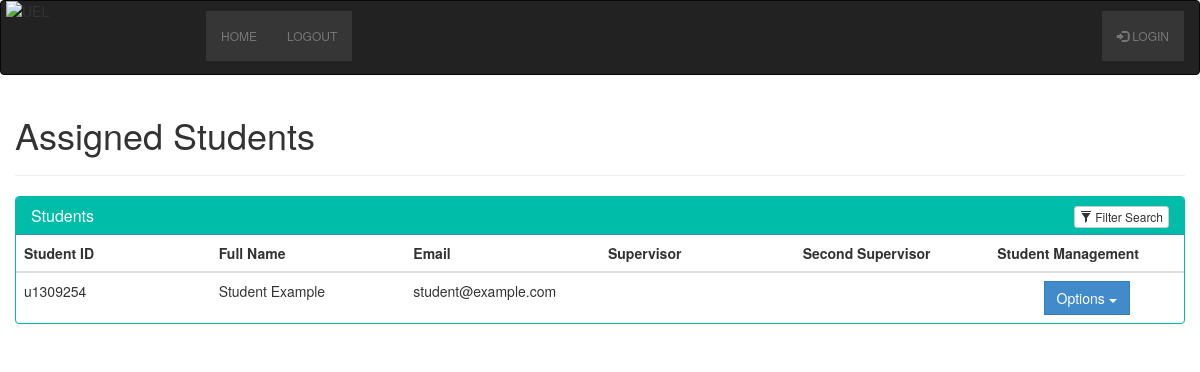
/assessment/admin/students-view.php, run on the app's committed database.
### tables this page shows
CREATE TABLE `users` (
  `id` varchar(8) NOT NULL,
  `name` varchar(25) NOT NULL,
  `surname` varchar(25) NOT NULL,
  `email` varchar(100) NOT NULL,
  `username` varchar(10) NOT NULL,
  `password` varchar(10) NOT NULL,
  `rank` varchar(15) NOT NULL,
  `level` int(1) NOT NULL,
  PRIMARY KEY  (`id`)
);

### assessment/admin/students-view.php (the view, shortened to what this page needs)
<!DOCTYPE html>
<html>
  <?php
    include "../includes/header.php";
    include "../includes/admin-navbar.php";
    include "../db_handler.php";
  ?>
  <link rel="stylesheet" href="https://maxcdn.bootstrapcdn.com/bootstrap/3.3.7/css/bootstrap.min.css">
<head>
    <link rel="stylesheet" type="text/css" href="bootstrap/css/bootstrap.min.css"/>
</head>
<body>
<div class="container">
    <div class="row">
      <h1>Assigned Students</h1>
      <hr>
        <div class="panel panel-primary filterable" style="border-color: #00bdaa;">
            <div class="panel-heading" style="background-color: #00bdaa;">
                <h3 class="panel-title">Students</h3>
                <div class="pull-right">
                    <button class="btn btn-default btn-xs btn-filter"><span class="glyphicon glyphicon-filter"></span> Filter Search</button>
                </div>
            </div>
            <table class="table">
                <thead>
                    <tr class="filters">
                        <th><input type="text" class="form-control" placeholder="Student ID" disabled></th>
                        <th><input type="text" class="form-control" placeholder="Full Name" disabled></th>
                        <th><input type="text" class="form-control" placeholder="Email" disabled></th>
                        <th><input type="text" class="form-control" placeholder="Supervisor" disabled></th>
                        <th><input type="text" class="form-control" placeholder="Second Supervisor" disabled></th>
                        <th><input type="text" class="form-control" placeholder="Student Management" disabled></th>
                    </tr>
                </thead>
                <tbody>
                    <?php
                        $output = '';
                        if(isset($_POST["query"]))
                        {
                         $search = mysqli_real_escape_string($conn, $_POST["query"]);
                         $query = "
                          SELECT * FROM users
                          WHERE name LIKE '%".$search."%'
                          OR surname LIKE '%".$search."%'
                          OR email LIKE '%".$search."%'
                          OR username LIKE '%".$search."%'
                          OR supervisor LIKE '%".$search."%'
                          OR second supervisor LIKE '%".$search."%'
                         ";
                        }
                        else
                        {
                          $query = "SELECT * FROM users WHERE rank='student' ORDER BY name asc";
                        }
                        $result = mysqli_query($conn, $query);
                        if(mysqli_num_rows($result) > 0)
                        {
                         while($row = mysqli_fetch_array($result))
                         {
                        $username = $row["username"];
                          $output .= '
                           <tr>
                            <td>'.$row["id"].'</td>
                            <td>'.$row["name"]. ' ' .$row["surname"].'</td>
                            <td>'.$row["email"].'</td>
                            <td>'.$row["supervisor"].'</td>
                            <td>'.$row["second_supervisor"].'</td>
                          <td class="text-center">
                          <div class="btn-group">
                              <div class="btn-group">
                                <button type="button" class="btn btn-primary dropdown-toggle" data-toggle="dropdown">Options <span class="caret"></span>
                                </button>
                                <ul class="dropdown-menu" role="menu">
                                  <li>
                                    <a href="add-mark.php?id=' . $username . '">Add Mark</a>
                                  </li>
                                  <li>
                                    <a href="#">Add To Module</a>
                                  </li>
                                  <li>
                                    <a href="#">Add Coursework Mark</a>
                                  </li>
                                  <li>
                                    <a href="#">Add Exam Mark</a>
                                  </li>
                                  <li>
                                    <a href="assign-supervisor.php?id=' . $username . '">Assign Supervisor</a>
                                  </li>
                                  <li>
                                    <a href="edit-student.php?id=' . $username . '">Edit Student Details</a>
                                  </li>
                                  <li>
                                    <a href="remove-student.php?id=' . $username . '">Remove Student</a>
                                  </li>
                                </ul>
                              </div>
                            </div>
                          </td>
                           </tr>
                        </div>
                          ';
                         }
                         echo $output;
                        }
                    ?>
            </div>
        </div>
</body>
</html>

### assessment/includes/admin-navbar.php (style rules this page uses)
div { display: block; }

### assessment/admin/students-view.php (style rules this page uses)
.filterable { margin-top: 15px; }
.filterable .panel-heading .pull-right { margin-top: -20px; }
.filterable .filters input[disabled] { background-color: transparent; border: none; cursor: auto; box-shadow: none; padding: 0; height: auto; }

### data on the page
users: id "u1309254", name "Student", surname "Example", email "student@example.com"

### other printed values
$name "HOME"
$name "LOGOUT"
